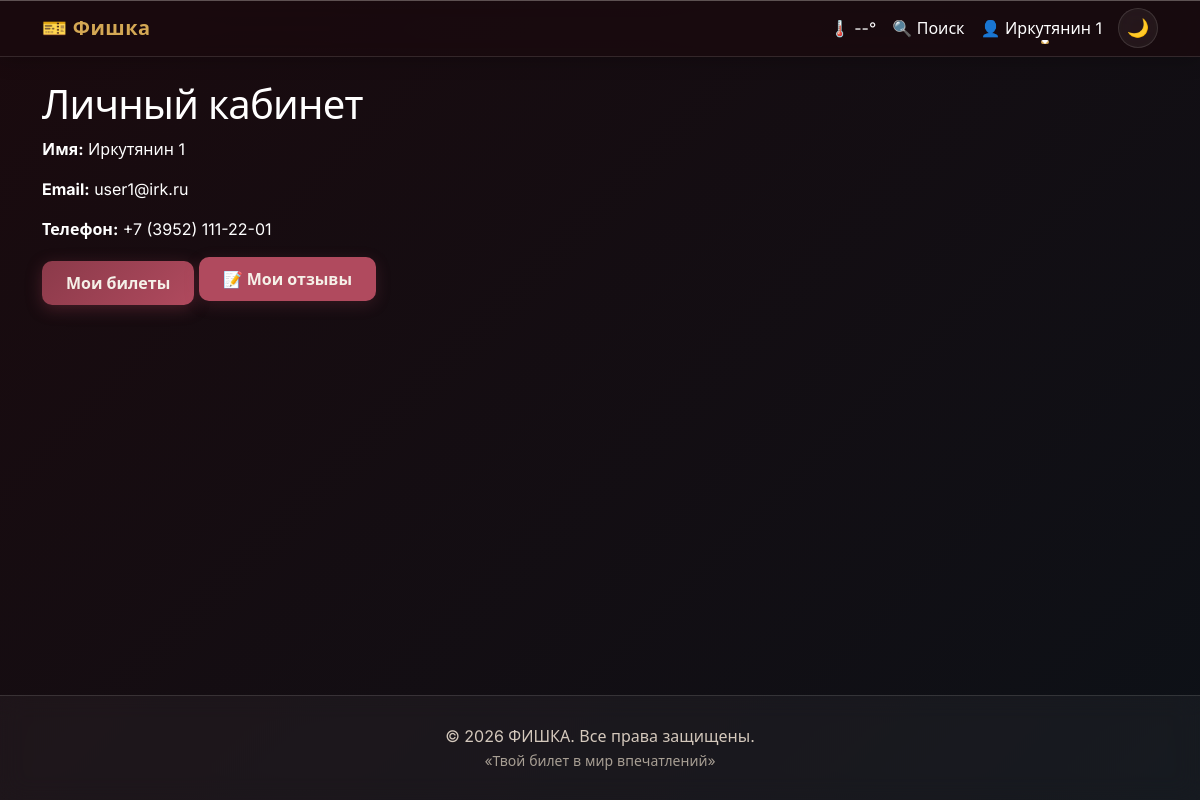
/profile/ (signed in), run on the app's committed database.
### moduls/user.py (models this page shows, shortened)
class User(UserMixin, Base):
    __tablename__ = "users"
    id = Column(Integer, primary_key=True, index=True)
    email = Column(String(255), nullable=False, unique=True, index=True)
    password_hash = Column(String(255), nullable=False)
    full_name = Column(String(255), nullable=False)
    phone = Column(String(20))
    role = Column(String(20), default="user")
    is_active = Column(Boolean, default=True)
    created_at = Column(DateTime, server_default=func.now())
    updated_at = Column(DateTime, onupdate=func.now())
    tickets = relationship("Ticket", back_populates="user", cascade="all, delete-orphan")
    reviews = relationship("Review", back_populates="user", cascade="all, delete-orphan")
    favorites = relationship("Favorite", back_populates="user", cascade="all, delete-orphan")

### app/routes/profile.py (the view)
@bp.route('/')
@login_required
def dashboard():
    return render_template('profile/dashboard.html', user=current_user)

### app/database.py (called while the page is built)
def get_db():
    if 'db' not in g:
        from flask import current_app
        db_url = current_app.config['SQLALCHEMY_DATABASE_URI']
        SessionLocal, _ = init_db(db_url)
        g.db = SessionLocal()
    return g.db

### moduls/__init__.py (called while the page is built)
def init_db(database_url="sqlite:///booking.db"):
    engine = create_engine(database_url, echo=True)
    Base.metadata.create_all(engine)
    SessionLocal = sessionmaker(autocommit=False, autoflush=False, bind=engine)
    return SessionLocal, engine

### app/templates/profile/dashboard.html (shortened to what this page needs)
{% extends 'base.html' %}
{% block content %}
<h1>Личный кабинет</h1>
<p><strong>Имя:</strong> {{ user.full_name }}</p>
<p><strong>Email:</strong> {{ user.email }}</p>
<p><strong>Телефон:</strong> {{ user.phone or 'не указан' }}</p>
<a href="{{ url_for('profile.bookings') }}" class="btn btn-primary">Мои билеты</a>
<a href="{{ url_for('profile.my_reviews') }}" class="btn btn-info mb-2">📝 Мои отзывы</a>
{% endblock %}

### app/templates/base.html (shortened to what this page needs)
<!DOCTYPE html>
<html lang="ru" data-theme="dark">
<head>
    <link href="https://cdn.jsdelivr.net/npm/bootstrap@5.3.0/dist/css/bootstrap.min.css" rel="stylesheet">
    <link rel="stylesheet" href="{{ url_for('static', filename='css/style.css') }}">
</head>
<body>
    <nav class="navbar navbar-expand-lg navbar-glass">
        <div class="container">
            <a class="navbar-brand" href="{{ url_for('index') }}">🎫 Фишка</a>
            <div class="collapse navbar-collapse" id="navbarNav">
                <ul class="navbar-nav ms-auto">
                    <li class="nav-item">
                        <a href="{{ url_for('weather.weather_page') }}" class="nav-link weather-nav-link" id="weatherWidget">
                            <span class="weather-icon">🌡</span>
                            <span class="weather-temp">--°</span>
                        </a>
                    </li>
                    <li class="nav-item">
                        <a class="nav-link" href="{{ url_for('events.search') }}">🔍 Поиск</a>
                    </li>
                </ul>
                <ul class="navbar-nav align-items-center">
                    {% if current_user.is_authenticated %}
                        <li class="nav-item dropdown">
                            <a class="nav-link dropdown-toggle" href="#" id="userDropdown" role="button" data-bs-toggle="dropdown">
                                👤 {{ current_user.full_name }}
                            </a>
                        </li>
                    {% endif %}
                    <li class="nav-item ms-2">
                        <button class="theme-toggle" id="themeToggle" aria-label="Переключить тему">
                            <span id="themeIcon">🌙</span>
                        </button>
                    </li>
                </ul>
            </div>
        </div>
    </nav>
    <main class="container mt-4">
        {% block content %}{% endblock %}
    </main>
    <footer class="footer">
        <div class="container">
            <p class="mb-0">© 2026 ФИШКА. Все права защищены.</p>
            <small>«Твой билет в мир впечатлений»</small>
        </div>
    </footer>
</body>
</html>

### app/static/css/style.css (style rules this page uses)
:root { --gold: #D4A854; --gold-light: #E8C97A; --burgundy: #8B3A4A; --burgundy-light: #B04A5E; --cream: #F5F0E8; --cream-dark: #E8DCC8; --warm-white: #F5F0E8; --dark-brown: #2D1B1B; --muted-warm: #A89F94; --muted-dark: #6B5B4E; --glass-bg: rgba(255, 248, 240, 0.06); --glass-border: rgba(255, 248, 240, 0.12); --glass-hover: rgba(255, 248, 240, 0.10); --glass-shadow: 0 8px 32px rgba(0, 0, 0, 0.4); --body-bg: #1a0a0e; --body-bg-end: #0d1117; --text-primary: #FFFFFF; --text-secondary: #D4C8BC; --text-muted: #A89F94; --card-bg: rgba(255, 248, 240, 0.06); --input-bg: rgba(255, 248, 240, 0.06); --input-border: rgba(255, 248, 240, 0.15); --input-focus-border: var(--gold); --navbar-bg: rgba(26, 10, 14, 0.75); --footer-bg: rgba(255, 248, 240, 0.04); --seat-available: #8B3A4A; --seat-selected: var(--gold); --seat-taken: #4A2525; --divider-color: rgba(255, 248, 240, 0.08); --scrollbar-bg: rgba(255, 248, 240, 0.04); --scrollbar-thumb: rgba(255, 248, 240, 0.15); --badge-bg: rgba(139, 58, 74, 0.25); --link-color: var(--gold); --link-hover: var(--gold-light); --btn-primary-bg: linear-gradient(135deg, var(--burgundy) 0%, var(--burgundy-light) 100%); --btn-primary-hover: linear-gradient(135deg, var(--burgundy-light) 0%, #C05A6E 100%); --btn-primary-shadow: 0 4px 16px rgba(139, 58, 74, 0.4); --status-pending: var(--gold); --status-paid: #5A9A6F; --status-cancelled: #B04A5E; --status-expired: var(--muted-dark); --event-category-bg: linear-gradient(135deg, var(--burgundy), var(--burgundy-light)); --see-all-bg: linear-gradient(135deg, var(--burgundy) 0%, var(--gold) 100%); --carousel-btn-bg: rgba(139, 58, 74, 0.6); --rating-color: var(--gold); }
*, *::before, *::after { box-sizing: border-box; }
html { scroll-behavior: smooth; }
body { min-height: 100vh; display: flex; flex-direction: column; background: linear-gradient(135deg, var(--body-bg) 0%, var(--body-bg-end) 100%); color: var(--text-primary); font-family: 'Inter', 'Segoe UI', Tahoma, Geneva, Verdana, sans-serif; transition: background 0.4s ease, color 0.3s ease; }
main { flex: 1; }
a { color: var(--link-color); transition: color 0.2s ease; }
.navbar-glass { background: var(--navbar-bg) !important; backdrop-filter: blur(37px); -webkit-backdrop-filter: blur(37px); border-bottom: 1px solid var(--glass-border); box-shadow: 0 4px 20px rgba(0, 0, 0, 0.2), inset 0 1px 0 rgba(255, 248, 240, 0.3); transition: background 0.3s ease; z-index: 1030; }
.navbar-glass .navbar-brand { font-weight: 700; color: var(--gold) !important; letter-spacing: 0.5px; }
.navbar-glass .nav-link { color: var(--text-primary) !important; position: relative; padding: 8px 16px; border-radius: 8px; transition: color 0.2s ease, background 0.2s ease; }
.navbar-glass .nav-link::after { content: ''; position: absolute; bottom: 4px; left: 50%; width: 0; height: 2px; background: var(--gold); transition: all 0.3s ease; transform: translateX(-50%); border-radius: 2px; }
.footer { margin-top: 60px; padding: 28px 0; background: var(--footer-bg); backdrop-filter: blur(12px); -webkit-backdrop-filter: blur(12px); border-top: 1px solid var(--glass-border); text-align: center; transition: background 0.3s ease; }
.footer p { color: var(--text-secondary); margin-bottom: 4px; }
.footer small { color: var(--text-muted); }
h1, h2, h3, h4, h5, h6 { color: var(--text-primary); letter-spacing: -0.02em; }
.btn-primary { background: var(--btn-primary-bg) !important; border: none !important; border-radius: 10px !important; padding: 10px 24px !important; font-weight: 600 !important; color: var(--cream) !important; box-shadow: var(--btn-primary-shadow) !important; transition: all 0.3s ease !important; }
.btn-info { background: var(--burgundy-light) !important; border: none !important; border-radius: 10px !important; padding: 10px 24px !important; font-weight: 600 !important; color: var(--cream) !important; box-shadow: 0 4px 16px rgba(176, 74, 94, 0.2) !important; transition: all 0.3s ease !important; }
.theme-toggle { background: var(--card-bg); backdrop-filter: blur(12px); -webkit-backdrop-filter: blur(12px); border: 1px solid var(--glass-border); border-radius: 50%; width: 40px; height: 40px; display: flex; align-items: center; justify-content: center; cursor: pointer; transition: all 0.3s ease; color: var(--text-primary); font-size: 18px; padding: 0; line-height: 1; }

### data on the page
User: full_name "Иркутянин 1", email "user1@irk.ru", phone "+7 (3952) 111-22-01"
